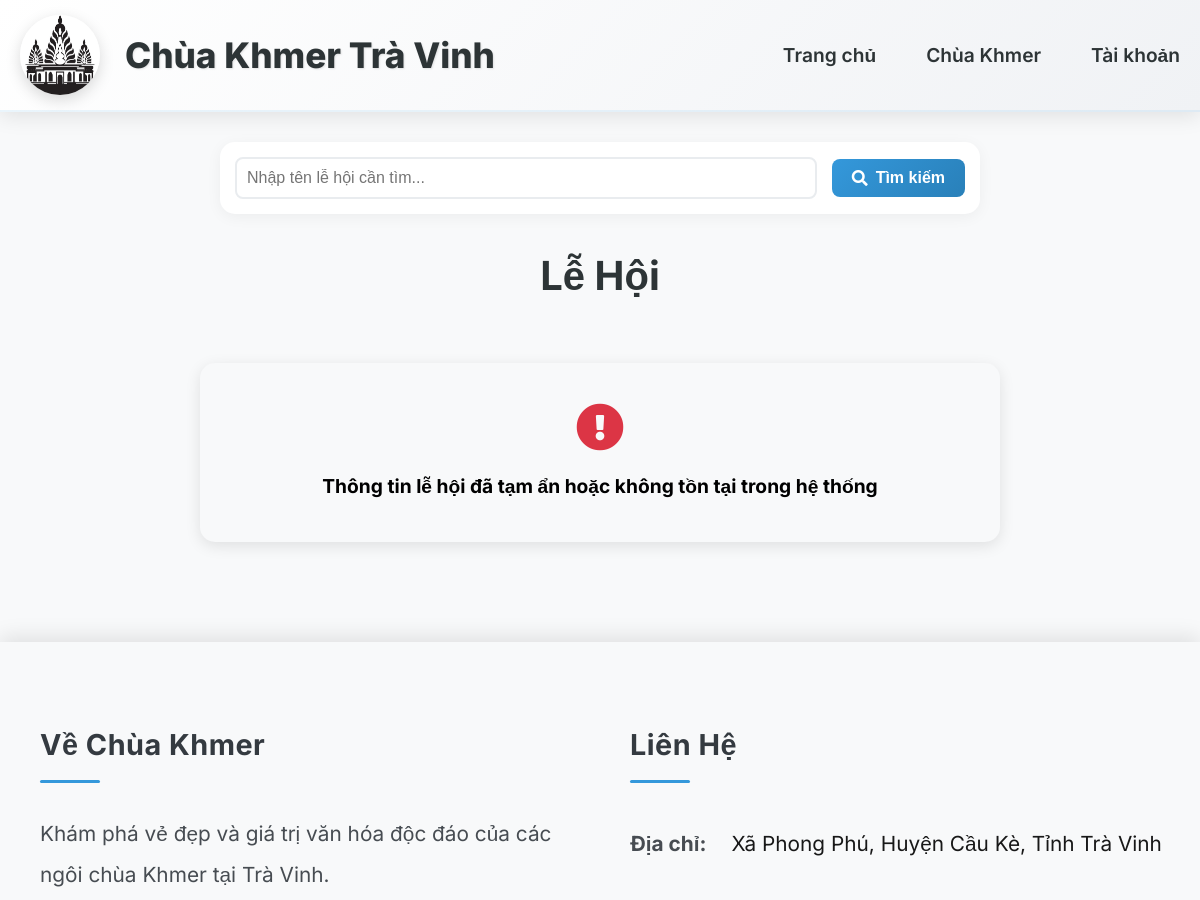
The page /sukien.php (upper part) on the database as committed earlier.
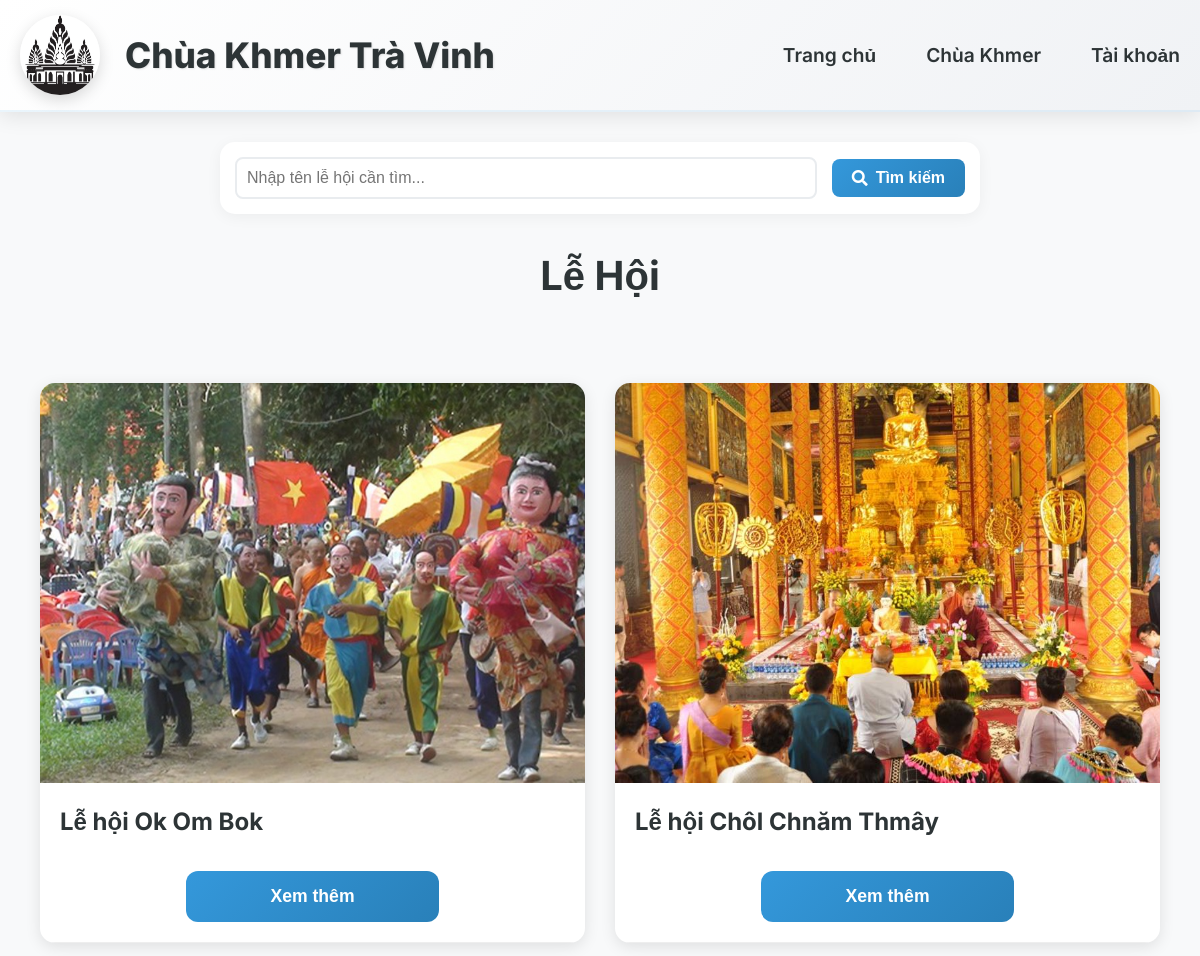
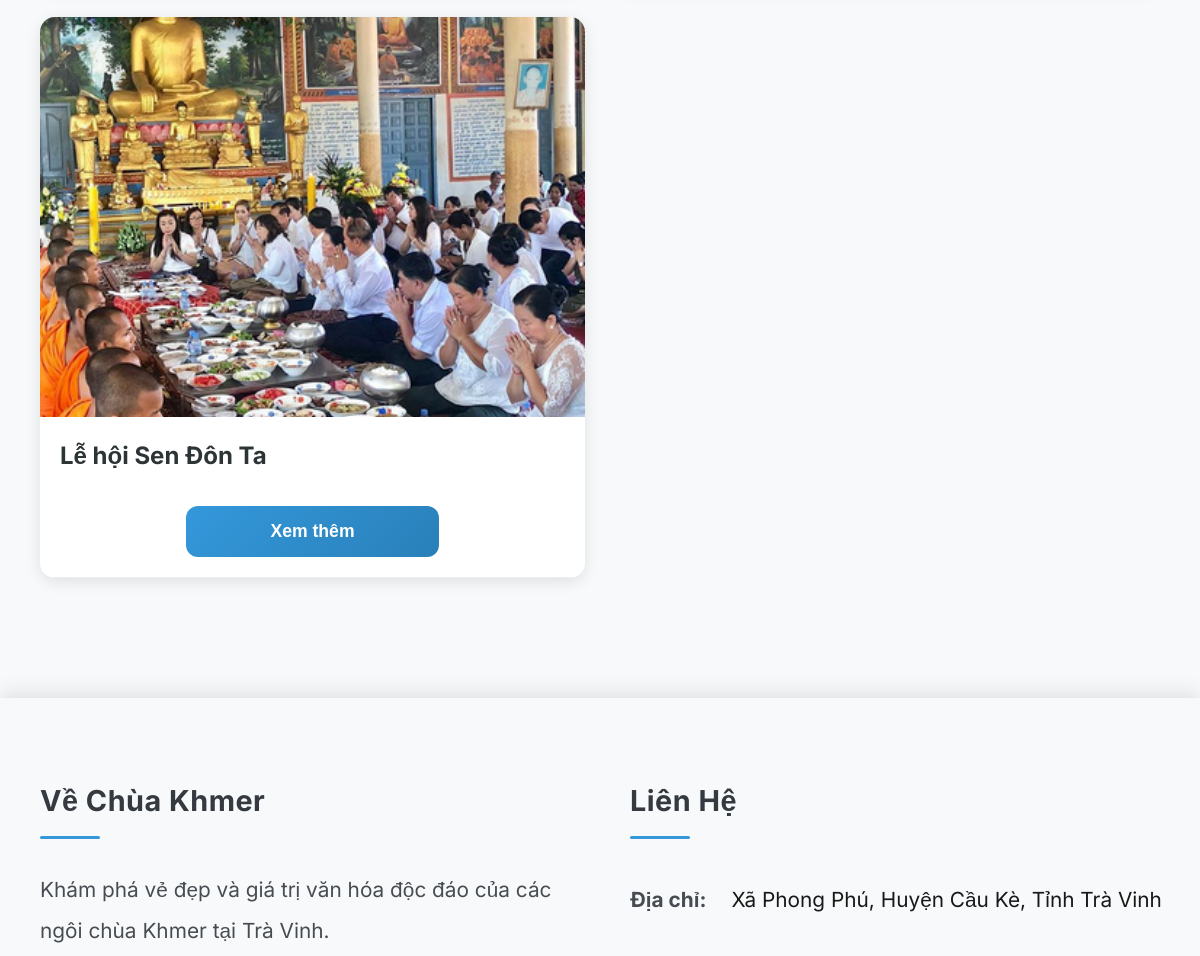
The same page on the database as committed later (2 pictures, top to bottom).
### tables this page shows
CREATE TABLE `su_kien` (
  `id` int(11) NOT NULL,
  `ten_su_kien` varchar(255) NOT NULL,
  `y_nghia` text DEFAULT NULL,
  `thoi_gian_to_chuc` varchar(255) DEFAULT NULL,
  `cac_nghi_thuc` text DEFAULT NULL,
  `am_thuc_truyen_thong` text DEFAULT NULL,
  `luu_y_khach_tham_quan` text DEFAULT NULL,
  `trang_thai` tinyint(1) DEFAULT 1 COMMENT '1: Hoạt động, 0: Ẩn',
  `ngay_tao` timestamp NOT NULL DEFAULT current_timestamp(),
  `ngay_cap_nhat` timestamp NOT NULL DEFAULT current_timestamp() ON UPDATE current_timestamp(),
  `hinh_anh` varchar(255) DEFAULT NULL
);

### sukien.php (the view, shortened to what this page needs)
<?php
$conn = new mysqli('localhost', 'root', '', 'chua_khmer');
$conn->set_charset("utf8mb4");
$search_term = '';
if(isset($_GET['search'])) {
    $search_term = trim($_GET['search']);
    $sql = "SELECT * FROM su_kien WHERE trang_thai = 1 AND ten_su_kien LIKE ? ORDER BY ngay_tao ASC";
    $stmt = $conn->prepare($sql);
    $search_param = "%$search_term%";
    $stmt->bind_param("s", $search_param);
    $stmt->execute();
    $result = $stmt->get_result();
} else {
    $sql = "SELECT * FROM su_kien WHERE trang_thai = 1 ORDER BY ngay_tao ASC";
    $result = $conn->query($sql);
}
$su_kien_list = [];
if ($result && $result->num_rows > 0) {
    while($row = $result->fetch_assoc()) {
        $su_kien_list[] = $row;
    }
}
?>
<!DOCTYPE html>
<html lang="vi">
<head>
    <link rel="stylesheet" href="https://cdnjs.cloudflare.com/ajax/libs/font-awesome/5.15.4/css/all.min.css">
</head>
<body>
<header class="main-header">
    <div class="header-content">
        <div class="logo-group">
                <img src="image/Logo/logo.jpg" alt="Logo Chùa Khmer" class="logo-img">
                <h1>Chùa Khmer Trà Vinh</h1>
        </div>
        <div class="nav-group">
            <nav class="main-nav">
                <ul>
                    <li><a href="Index.php">Trang chủ</a></li>
                    <li><a href="dschua.php">Chùa Khmer</a></li>
                    <li><a href="taikhoan.php">Tài khoản</a></li>
                </ul>
            </nav>
        </div>
    </div>
</header>
<div class="main-content">
    <div class="search-container">
        <form id="searchForm" class="search-form" method="GET" action="">
            <div class="search-fields">
                <div class="search-field">
                    <input type="text" name="search" class="search-input"
                           placeholder="Nhập tên lễ hội cần tìm..."
                           value="<?php echo htmlspecialchars($search_term); ?>">
                </div>
                <button type="submit">
                    <i class="fas fa-search"></i> Tìm kiếm
                </button>
            </div>
        </form>
    </div>
<div class="container">
    <h2 class="section-title">Lễ Hội</h2>
<?php if (empty($su_kien_list)): ?>
    <div class="no-temples" style="text-align: center; padding: 40px; background: #f8f9fa; border-radius: 15px; margin: 20px auto; max-width: 800px; box-shadow: 0 4px 15px rgba(0,0,0,0.1);">
        <i class="fas fa-exclamation-circle" style="font-size: 48px; color: #dc3545; margin-bottom: 20px; display: block;"></i>
        <strong style="font-size: 1.2rem; color: #6c757d; display: block; color: #000000;">Thông tin lễ hội đã tạm ẩn hoặc không tồn tại trong hệ thống</strong>
    </div>
<?php else: ?>
    <div class="cultural-events">
        <?php foreach ($su_kien_list as $su_kien): ?>
            <div class="event-card">
                <div class="event-image">
                    <?php if (!empty($su_kien['hinh_anh'])): ?>
                        <img src="<?php echo htmlspecialchars($su_kien['hinh_anh']); ?>"
                             alt="<?php echo htmlspecialchars($su_kien['ten_su_kien']); ?>">
                    <?php else: ?>
                        <img src="images/default-event.jpg" alt="Hình ảnh mặc định">
                    <?php endif; ?>
                </div>
                <div class="event-header">
                    <h3 class="event-title"><?php echo htmlspecialchars($su_kien['ten_su_kien']); ?></h3>
                    <button class="read-more-btn" onclick="toggleContent(this)">Xem thêm</button>
                </div>
            </div>
        <?php endforeach; ?>
    </div>
<?php endif; ?>
</div>
<footer class="main-footer">
        <div class="footer-content">
            <div class="footer-section">
                <h3>Về Chùa Khmer</h3>
                <div class="footer-content-wrapper">
                    <p>Khám phá vẻ đẹp và giá trị văn hóa độc đáo của các ngôi chùa Khmer tại Trà Vinh.</p>
                    <p>Chúng tôi cam kết bảo tồn và phát huy di sản văn hóa quý báu này.</p>
                </div>
            </div>
            <div class="footer-section">
                <h3>Liên Hệ</h3>
                <div class="footer-content-wrapper">
                    <div class="contact-info">
                        <div class="contact-item">
                            <a style="display: inline-block; margin-right: 5px; white-space: nowrap; font-weight: bold;">Địa chỉ:</a>
                            <p style="display: inline-block; margin: 0; white-space: nowrap;">Xã Phong Phú, Huyện Cầu Kè, Tỉnh Trà Vinh</p>
                        </div>
                    </div>
                </div>
            </div>
        </div>
    </footer>
</body>
</html>

### sukien.php (style rules this page uses)
* { margin: 0; padding: 0; box-sizing: border-box; }
body { font-family: 'Inter', sans-serif; line-height: 1.6; background-color: #f8f9fa; color: #343a40; }
.main-header { background: linear-gradient(135deg, #ffffff, #f0f2f5); box-shadow: 0 4px 20px rgba(0,0,0,0.1); position: sticky; top: 0; z-index: 1000; padding: 15px 0; border-bottom: 2px solid rgba(52,152,219,0.1); }
.header-content { max-width: 1800px; margin: 0 auto; padding: 20px 40px; display: flex; justify-content: space-between; align-items: center; }
.logo-group { display: flex; align-items: center; gap: 25px; }
.logo-img { width: 80px; height: 80px; border-radius: 60%; box-shadow: 0 5px 15px rgba(0,0,0,0.15); transition: transform 0.4s ease, box-shadow 0.4s ease; }
.logo-group h1 { font-size: 2.2rem; color: #2d3436; font-weight: 800; text-shadow: 1px 1px 2px rgba(0,0,0,0.1); }
.main-nav ul { display: flex; gap: 50px; list-style: none; }
.main-nav a { text-decoration: none; color: #2d3436; font-weight: 600; font-size: 1.2rem; padding: 12px 0; position: relative; transition: color 0.3s ease; }
.main-nav a::after { content: ''; position: absolute; bottom: 0; left: 0; width: 0; height: 3px; background: linear-gradient(to right, #3498db, #2980b9); transition: width 0.3s ease; border-radius: 2px; }
.search-container { max-width: 800px; margin: 30px auto; padding: 0 20px; }
.search-form { background: white; padding: 15px; border-radius: 15px; box-shadow: 0 3px 15px rgba(0,0,0,0.05); }
.search-fields { display: flex; gap: 15px; align-items: center; }
.search-field { flex: 1; }
.search-input { width: 100%; padding: 10px; border: 2px solid #e9ecef; border-radius: 8px; font-size: 1rem; color: #2d3436; transition: all 0.3s ease; }
button { padding: 10px 20px; background: linear-gradient(135deg, #3498db, #2980b9); color: white; border: none; border-radius: 8px; font-size: 1rem; font-weight: 600; cursor: pointer; transition: all 0.3s ease; display: flex; align-items: center; gap: 8px; }
.container { max-width: 1800px; margin: 0 auto; padding: 0 30px; }
.section-title { font-size: 2.5rem; color: #2d3436; margin-bottom: 40px; text-align: center; position: relative; padding-bottom: 15px; }
.cultural-events { display: grid; grid-template-columns: repeat(3, 1fr); gap: 30px; padding: 20px; }
.event-card { background: white; border-radius: 15px; overflow: hidden; box-shadow: 0 4px 15px rgba(0,0,0,0.1); transition: transform 0.3s ease; }
.event-image { width: 100%; height: 400px; overflow: hidden; }
.event-image img { width: 100%; height: 100%; object-fit: cover; transition: transform 0.3s ease; }
.event-header { padding: 20px; border-bottom: 1px solid #eee; }
.event-title { font-size: 1.5rem; color: #2d3436; margin-bottom: 15px; }
.read-more-btn { width: 50%; padding: 15px; background: linear-gradient(135deg, #3498db, #2980b9); color: white; border: none; border-radius: 12px; font-size: 1.1rem; font-weight: 600; cursor: pointer; transition: all 0.3s ease; text-align: center; text-decoration: none; display: inline-block; margin-top: 15px; margin-left: 25%; }
.main-footer { background-color: #f8f9fa; color: #343a40; padding: 80px 0 40px; margin-top: 100px; box-shadow: 0 -5px 20px rgba(0,0,0,0.1); }
.footer-content { max-width: 1800px; margin: 0 auto; padding: 0 40px; display: grid; grid-template-columns: repeat(auto-fit, minmax(350px, 1fr)); gap: 60px; }
.footer-section h3 { font-size: 1.8rem; font-weight: 700; margin-bottom: 30px; position: relative; padding-bottom: 15px; letter-spacing: 0.5px; }
.footer-section h3::after { content: ''; position: absolute; bottom: 0; left: 0; width: 60px; height: 3px; background: #3498db; border-radius: 2px; }
.footer-content-wrapper { line-height: 2; font-size: 1.3rem; opacity: 0.9; }
.contact-info { display: flex; flex-direction: column; gap: 25px; }
.contact-item { display: flex; align-items: center; gap: 20px; padding: 10px 0; transition: transform 0.3s ease; }
.contact-item p { color: #000000; font-size: 1.3rem; text-decoration: none; }
@media (max-width: 1200px) { .container, .header-content, .search-container { padding: 0 20px; } }
@media (max-width: 1200px) { .cultural-events { grid-template-columns: repeat(2, 1fr); } }

Rows that differ between the two databases and show on the page:
added su_kien: hinh_anh (picture), ten_su_kien "Lễ hội Ok Om Bok"
added su_kien: hinh_anh (picture), ten_su_kien "Lễ hội Chôl Chnăm Thmây"
added su_kien: hinh_anh (picture), ten_su_kien "Lễ hội Sen Đôn Ta"
Other text that changed with them:
text no longer shown: "Thông tin lễ hội đã tạm ẩn hoặc không tồn tại trong hệ thống"
